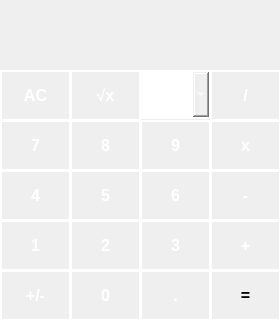
<?xml version="1.0" encoding="UTF-8"?>
<ui version="4.0">
 <class>MainWindow</class>
 <widget class="QMainWindow" name="MainWindow">
  <property name="geometry">
   <rect>
    <x>0</x>
    <y>0</y>
    <width>280</width>
    <height>320</height>
   </rect>
  </property>
  <property name="font">
   <font>
    <pointsize>15</pointsize>
   </font>
  </property>
  <property name="windowTitle">
   <string>MainWindow</string>
  </property>
  <widget class="QWidget" name="centralwidget">
   <widget class="QPushButton" name="pushButton_ac">
    <property name="geometry">
     <rect>
      <x>0</x>
      <y>70</y>
      <width>71</width>
      <height>51</height>
     </rect>
    </property>
    <property name="font">
     <font>
      <family>Arial</family>
      <pointsize>12</pointsize>
      <weight>75</weight>
      <bold>true</bold>
     </font>
    </property>
    <property name="styleSheet">
     <string notr="true">color:white;


border:2px solid white;
background: qlineargradient(x1: 0, y1: 0, x2: 0, y2: 1,
                                 stop: 0  rgb(236, 236, 236), stop:1 rgb(236,236, 336));



														





</string>
    </property>
    <property name="text">
     <string>AC</string>
    </property>
   </widget>
   <widget class="QPushButton" name="pushButton_plucormin">
    <property name="geometry">
     <rect>
      <x>0</x>
      <y>270</y>
      <width>71</width>
      <height>51</height>
     </rect>
    </property>
    <property name="font">
     <font>
      <family>Arial</family>
      <pointsize>12</pointsize>
      <weight>75</weight>
      <bold>true</bold>
     </font>
    </property>
    <property name="styleSheet">
     <string notr="true">color:white;


border:2px solid white;
background: qlineargradient(x1: 0, y1: 0, x2: 0, y2: 1,
                                 stop: 0  rgb(236, 236, 236), stop:1 rgb(236,236, 336));



														





</string>
    </property>
    <property name="text">
     <string>+/-</string>
    </property>
   </widget>
   <widget class="QPushButton" name="pushButton_sq">
    <property name="geometry">
     <rect>
      <x>70</x>
      <y>70</y>
      <width>71</width>
      <height>51</height>
     </rect>
    </property>
    <property name="font">
     <font>
      <family>Arial</family>
      <pointsize>12</pointsize>
      <weight>75</weight>
      <bold>true</bold>
     </font>
    </property>
    <property name="styleSheet">
     <string notr="true">color:white;


border:2px solid white;
background: qlineargradient(x1: 0, y1: 0, x2: 0, y2: 1,
                                 stop: 0  rgb(236, 236, 236), stop:1 rgb(236,236, 336));



														





</string>
    </property>
    <property name="text">
     <string>√x</string>
    </property>
   </widget>
   <widget class="QPushButton" name="pushButton_del">
    <property name="geometry">
     <rect>
      <x>210</x>
      <y>70</y>
      <width>71</width>
      <height>51</height>
     </rect>
    </property>
    <property name="font">
     <font>
      <family>Arial</family>
      <pointsize>12</pointsize>
      <weight>75</weight>
      <bold>true</bold>
     </font>
    </property>
    <property name="styleSheet">
     <string notr="true">color:white;


border:2px solid white;
background: qlineargradient(x1: 0, y1: 0, x2: 0, y2: 1,
                                 stop: 0  rgb(236, 236, 236), stop:1 rgb(236,236, 336));



														





</string>
    </property>
    <property name="text">
     <string>/</string>
    </property>
   </widget>
   <widget class="QPushButton" name="pushButton_7">
    <property name="geometry">
     <rect>
      <x>0</x>
      <y>120</y>
      <width>71</width>
      <height>51</height>
     </rect>
    </property>
    <property name="font">
     <font>
      <family>Arial</family>
      <pointsize>12</pointsize>
      <weight>75</weight>
      <bold>true</bold>
     </font>
    </property>
    <property name="styleSheet">
     <string notr="true">color:white;


border:2px solid white;
background: qlineargradient(x1: 0, y1: 0, x2: 0, y2: 1,
                                 stop: 0  rgb(236, 236, 236), stop:1 rgb(236,236, 336));



														





</string>
    </property>
    <property name="text">
     <string>7</string>
    </property>
   </widget>
   <widget class="QPushButton" name="pushButton_9">
    <property name="geometry">
     <rect>
      <x>140</x>
      <y>120</y>
      <width>71</width>
      <height>51</height>
     </rect>
    </property>
    <property name="font">
     <font>
      <family>Arial</family>
      <pointsize>12</pointsize>
      <weight>75</weight>
      <bold>true</bold>
     </font>
    </property>
    <property name="styleSheet">
     <string notr="true">color:white;


border:2px solid white;
background: qlineargradient(x1: 0, y1: 0, x2: 0, y2: 1,
                                 stop: 0  rgb(236, 236, 236), stop:1 rgb(236,236, 336));



														





</string>
    </property>
    <property name="text">
     <string>9</string>
    </property>
   </widget>
   <widget class="QPushButton" name="pushButton_ympoz">
    <property name="geometry">
     <rect>
      <x>210</x>
      <y>120</y>
      <width>71</width>
      <height>51</height>
     </rect>
    </property>
    <property name="font">
     <font>
      <family>Arial</family>
      <pointsize>12</pointsize>
      <weight>75</weight>
      <bold>true</bold>
     </font>
    </property>
    <property name="styleSheet">
     <string notr="true">color:white;


border:2px solid white;
background: qlineargradient(x1: 0, y1: 0, x2: 0, y2: 1,
                                 stop: 0  rgb(236, 236, 236), stop:1 rgb(236,236, 336));



														





</string>
    </property>
    <property name="text">
     <string>x</string>
    </property>
   </widget>
   <widget class="QPushButton" name="pushButton_8">
    <property name="geometry">
     <rect>
      <x>70</x>
      <y>120</y>
      <width>71</width>
      <height>51</height>
     </rect>
    </property>
    <property name="font">
     <font>
      <family>Arial</family>
      <pointsize>12</pointsize>
      <weight>75</weight>
      <bold>true</bold>
     </font>
    </property>
    <property name="styleSheet">
     <string notr="true">color:white;


border:2px solid white;
background: qlineargradient(x1: 0, y1: 0, x2: 0, y2: 1,
                                 stop: 0  rgb(236, 236, 236), stop:1 rgb(236,236, 336));



														





</string>
    </property>
    <property name="text">
     <string>8</string>
    </property>
   </widget>
   <widget class="QPushButton" name="pushButton_4">
    <property name="geometry">
     <rect>
      <x>0</x>
      <y>170</y>
      <width>71</width>
      <height>51</height>
     </rect>
    </property>
    <property name="font">
     <font>
      <family>Arial</family>
      <pointsize>12</pointsize>
      <weight>75</weight>
      <bold>true</bold>
     </font>
    </property>
    <property name="styleSheet">
     <string notr="true">color:white;


border:2px solid white;
background: qlineargradient(x1: 0, y1: 0, x2: 0, y2: 1,
                                 stop: 0  rgb(236, 236, 236), stop:1 rgb(236,236, 336));



														





</string>
    </property>
    <property name="text">
     <string>4</string>
    </property>
   </widget>
   <widget class="QPushButton" name="pushButton_6">
    <property name="geometry">
     <rect>
      <x>140</x>
      <y>170</y>
      <width>71</width>
      <height>51</height>
     </rect>
    </property>
    <property name="font">
     <font>
      <family>Arial</family>
      <pointsize>12</pointsize>
      <weight>75</weight>
      <bold>true</bold>
     </font>
    </property>
    <property name="styleSheet">
     <string notr="true">color:white;


border:2px solid white;
background: qlineargradient(x1: 0, y1: 0, x2: 0, y2: 1,
                                 stop: 0  rgb(236, 236, 236), stop:1 rgb(236,236, 336));



														





</string>
    </property>
    <property name="text">
     <string>6</string>
    </property>
   </widget>
   <widget class="QPushButton" name="pushButton_minus">
    <property name="geometry">
     <rect>
      <x>210</x>
      <y>170</y>
      <width>71</width>
      <height>51</height>
     </rect>
    </property>
    <property name="font">
     <font>
      <family>Arial</family>
      <pointsize>12</pointsize>
      <weight>75</weight>
      <bold>true</bold>
     </font>
    </property>
    <property name="styleSheet">
     <string notr="true">color:white;


border:2px solid white;
background: qlineargradient(x1: 0, y1: 0, x2: 0, y2: 1,
                                 stop: 0  rgb(236, 236, 236), stop:1 rgb(236,236, 336));



														





</string>
    </property>
    <property name="text">
     <string>-</string>
    </property>
   </widget>
   <widget class="QPushButton" name="pushButton_5">
    <property name="geometry">
     <rect>
      <x>70</x>
      <y>170</y>
      <width>71</width>
      <height>51</height>
     </rect>
    </property>
    <property name="font">
     <font>
      <family>Arial</family>
      <pointsize>12</pointsize>
      <weight>75</weight>
      <bold>true</bold>
     </font>
    </property>
    <property name="styleSheet">
     <string notr="true">color:white;


border:2px solid white;
background: qlineargradient(x1: 0, y1: 0, x2: 0, y2: 1,
                                 stop: 0  rgb(236, 236, 236), stop:1 rgb(236,236, 336));



														





</string>
    </property>
    <property name="text">
     <string>5</string>
    </property>
   </widget>
   <widget class="QPushButton" name="pushButton_1">
    <property name="geometry">
     <rect>
      <x>0</x>
      <y>220</y>
      <width>71</width>
      <height>51</height>
     </rect>
    </property>
    <property name="font">
     <font>
      <family>Arial</family>
      <pointsize>12</pointsize>
      <weight>75</weight>
      <bold>true</bold>
     </font>
    </property>
    <property name="styleSheet">
     <string notr="true">color:white;


border:2px solid white;
background: qlineargradient(x1: 0, y1: 0, x2: 0, y2: 1,
                                 stop: 0  rgb(236, 236, 236), stop:1 rgb(236,236, 336));



														





</string>
    </property>
    <property name="text">
     <string>1</string>
    </property>
   </widget>
   <widget class="QPushButton" name="pushButton_3">
    <property name="geometry">
     <rect>
      <x>140</x>
      <y>220</y>
      <width>71</width>
      <height>51</height>
     </rect>
    </property>
    <property name="font">
     <font>
      <family>Arial</family>
      <pointsize>12</pointsize>
      <weight>75</weight>
      <bold>true</bold>
     </font>
    </property>
    <property name="styleSheet">
     <string notr="true">color:white;


border:2px solid white;
background: qlineargradient(x1: 0, y1: 0, x2: 0, y2: 1,
                                 stop: 0  rgb(236, 236, 236), stop:1 rgb(236,236, 336));



														





</string>
    </property>
    <property name="text">
     <string>3</string>
    </property>
   </widget>
   <widget class="QPushButton" name="pushButton_plus">
    <property name="geometry">
     <rect>
      <x>210</x>
      <y>220</y>
      <width>71</width>
      <height>51</height>
     </rect>
    </property>
    <property name="font">
     <font>
      <family>Arial</family>
      <pointsize>12</pointsize>
      <weight>75</weight>
      <bold>true</bold>
     </font>
    </property>
    <property name="styleSheet">
     <string notr="true">color:white;


border:2px solid white;
background: qlineargradient(x1: 0, y1: 0, x2: 0, y2: 1,
                                 stop: 0  rgb(236, 236, 236), stop:1 rgb(236,236, 336));



														





</string>
    </property>
    <property name="text">
     <string>+</string>
    </property>
   </widget>
   <widget class="QPushButton" name="pushButton_2">
    <property name="geometry">
     <rect>
      <x>70</x>
      <y>220</y>
      <width>71</width>
      <height>51</height>
     </rect>
    </property>
    <property name="font">
     <font>
      <family>Arial</family>
      <pointsize>12</pointsize>
      <weight>75</weight>
      <bold>true</bold>
     </font>
    </property>
    <property name="styleSheet">
     <string notr="true">color:white;


border:2px solid white;
background: qlineargradient(x1: 0, y1: 0, x2: 0, y2: 1,
                                 stop: 0  rgb(236, 236, 236), stop:1 rgb(236,236, 336));



														





</string>
    </property>
    <property name="text">
     <string>2</string>
    </property>
   </widget>
   <widget class="QPushButton" name="pushButton_0">
    <property name="geometry">
     <rect>
      <x>70</x>
      <y>270</y>
      <width>71</width>
      <height>51</height>
     </rect>
    </property>
    <property name="font">
     <font>
      <family>Arial</family>
      <pointsize>12</pointsize>
      <weight>75</weight>
      <bold>true</bold>
     </font>
    </property>
    <property name="styleSheet">
     <string notr="true">color:white;


border:2px solid white;
background: qlineargradient(x1: 0, y1: 0, x2: 0, y2: 1,
                                 stop: 0  rgb(236, 236, 236), stop:1 rgb(236,236, 336));



														





</string>
    </property>
    <property name="text">
     <string>0</string>
    </property>
   </widget>
   <widget class="QPushButton" name="pushButton_zap">
    <property name="geometry">
     <rect>
      <x>140</x>
      <y>270</y>
      <width>71</width>
      <height>51</height>
     </rect>
    </property>
    <property name="font">
     <font>
      <family>Arial</family>
      <pointsize>12</pointsize>
      <weight>75</weight>
      <bold>true</bold>
     </font>
    </property>
    <property name="styleSheet">
     <string notr="true">color:white;


border:2px solid white;
background: qlineargradient(x1: 0, y1: 0, x2: 0, y2: 1,
                                 stop: 0  rgb(236, 236, 236), stop:1 rgb(236,236, 336));



														





</string>
    </property>
    <property name="text">
     <string>.</string>
    </property>
   </widget>
   <widget class="QPushButton" name="pushButton_rafens">
    <property name="geometry">
     <rect>
      <x>210</x>
      <y>270</y>
      <width>71</width>
      <height>51</height>
     </rect>
    </property>
    <property name="font">
     <font>
      <family>Arial</family>
      <pointsize>12</pointsize>
      <weight>75</weight>
      <bold>true</bold>
     </font>
    </property>
    <property name="styleSheet">
     <string notr="true">color:black;
border:2px solid white;
background: qlineargradient(x1: 0, y1: 0, x2: 0, y2: 1,
                                 stop: 0 rgb(25, 174, 255), stop:1 rgb(25, 174, 255));



														





														



</string>
    </property>
    <property name="text">
     <string>=</string>
    </property>
   </widget>
   <widget class="QLabel" name="label">
    <property name="geometry">
     <rect>
      <x>0</x>
      <y>0</y>
      <width>279</width>
      <height>71</height>
     </rect>
    </property>
    <property name="font">
     <font>
      <family>Arial</family>
      <pointsize>12</pointsize>
      <weight>75</weight>
      <bold>true</bold>
     </font>
    </property>
    <property name="styleSheet">
     <string notr="true">QPushButton#evilButton {
    background-color: red;
    border-style: outset;
    border-width: 2px;
    border-color: beige;
}</string>
    </property>
    <property name="text">
     <string/>
    </property>
   </widget>
   <widget class="QComboBox" name="comboBox">
    <property name="geometry">
     <rect>
      <x>140</x>
      <y>70</y>
      <width>71</width>
      <height>49</height>
     </rect>
    </property>
    <property name="font">
     <font>
      <family>Arial</family>
      <pointsize>12</pointsize>
      <weight>75</weight>
      <bold>true</bold>
     </font>
    </property>
    <property name="styleSheet">
     <string>color:white;


border:2px solid white;
background: qlineargradient(x1: 0, y1: 0, x2: 0, y2: 1,
                                 stop: 0  rgb(236, 236, 236), stop:1 rgb(236,236, 336));



														





</string>
    </property>
    <item>
     <property name="text">
      <string>sin</string>
     </property>
    </item>
    <item>
     <property name="text">
      <string>cos</string>
     </property>
    </item>
    <item>
     <property name="text">
      <string>tg</string>
     </property>
    </item>
    <item>
     <property name="text">
      <string>ctg</string>
     </property>
    </item>
   </widget>
  </widget>
 </widget>
 <tabstops>
  <tabstop>pushButton_plucormin</tabstop>
  <tabstop>pushButton_ac</tabstop>
  <tabstop>pushButton_sq</tabstop>
  <tabstop>pushButton_del</tabstop>
  <tabstop>pushButton_7</tabstop>
  <tabstop>pushButton_9</tabstop>
  <tabstop>pushButton_ympoz</tabstop>
  <tabstop>pushButton_8</tabstop>
  <tabstop>pushButton_4</tabstop>
  <tabstop>pushButton_6</tabstop>
  <tabstop>pushButton_minus</tabstop>
  <tabstop>pushButton_5</tabstop>
  <tabstop>pushButton_1</tabstop>
  <tabstop>pushButton_3</tabstop>
  <tabstop>pushButton_plus</tabstop>
  <tabstop>pushButton_2</tabstop>
  <tabstop>pushButton_0</tabstop>
  <tabstop>pushButton_zap</tabstop>
 </tabstops>
 <resources/>
 <connections/>
</ui>
